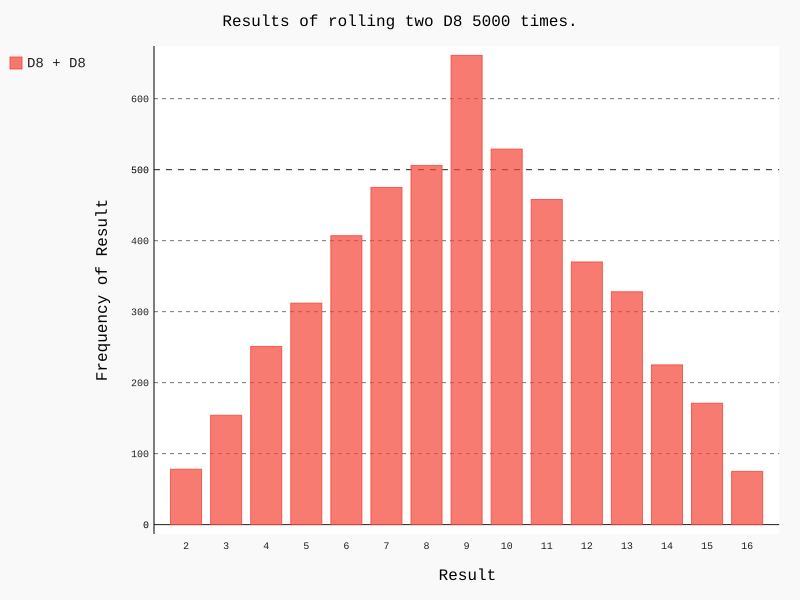

The script that drew this image:
import pygal
from PygalEg.die import Die

die_1 = Die(8)
die_2 = Die(8)
results = [die_1.roll() + die_2.roll() for roll_num in range(5000)]

# 分析频次
max_result = die_1.num_sides + die_2.num_sides
frequencies = [results.count(value) for value in range(2, max_result + 1)]


# 可视化
hist = pygal.Bar()
hist.title = "Results of rolling two D8 5000 times."
hist.x_labels = list(range(2, 17))
hist.x_title = 'Result'
hist.y_title = 'Frequency of Result'

hist.add('D8 + D8', frequencies)
hist.render_to_file('dice_visual.svg')
